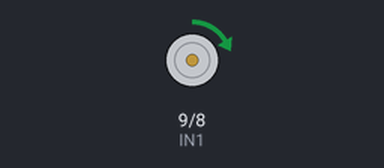
Simulated run of this sketch. Board: Arduino Uno, built with avr-gcc and run on an emulated ATmega328P. Parts: motor-driver pin pairs drawn as motors (green arrow = first pin HIGH = forward, orange = second pin HIGH = backward, longer = more drive, scaled by the enable pin).

Above: at 0.1 s.
At 8.1 s:
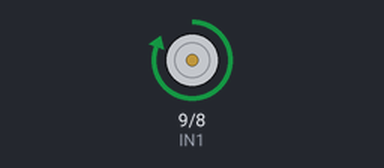
At 23.01 s:
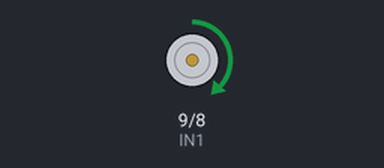
At 39.1 s:
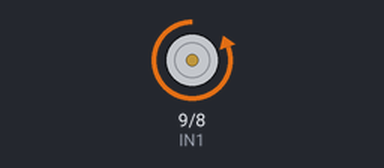
Timing chart, 0 to 40.0 s (numbered marks = the images above):
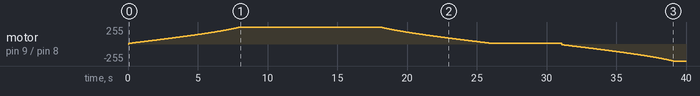

Measured:
- by itself, motor on pin 9 (IN1) / pin 8 (IN2): rises from stopped to forward 255/255 in 8.0 s, then falls to backward 255/255 in 31.0 s

The sketch:

christmasTreeLights.ino
```cpp
int IN1=9;
int IN2=8;
int ENA=10;
int MIN=10;
int color = 0;
int state = 1;

void ChangeWhite() {
    // This is white mode
    digitalWrite(IN1, HIGH);
    digitalWrite(IN2, LOW);
}

void ChangeColor() {
    // This is color mode
    digitalWrite(IN1, LOW);
    digitalWrite(IN2, HIGH);
}

void ChangeState() {
  if(color==1) {
    ChangeWhite();
    color = 0;
  }
  else {
    ChangeColor();
    color = 1;
  }
}

void setup() {
  // put your setup code here, to run once:
  pinMode(IN1,OUTPUT);
  pinMode(IN2,OUTPUT);
  pinMode(ENA,OUTPUT);

  if(color) {
    ChangeColor();
  }
  else {
    ChangeWhite();
  }
  int i = 0;
  for(i = 0 ; i <= MIN; i+=1) {
    analogWrite(ENA, i);
    delay(5);
  }


}

void DelayAdjustment(int index) {
  float b = 40;
  float endValue = 20;
  float mLinear = (endValue - b) / 255;
  float mExp = (endValue - b) / pow(255,2);
  // float delayValue = endValue; // Fixed
  // float delayValue = mLinear * index + b; // Linear
  float delayValue = mExp* pow(index, 2) + b; // Exponential
  delay(int(delayValue));
}

void Brighten() {
  int i = 0;
  for(i = MIN ; i <= 255; i+=1) {
    analogWrite(ENA, i);
    DelayAdjustment(i);
  }
}

void Dim() {
  int i = 0;
  for(i = 255; i >=MIN; i-=1) {
    analogWrite(ENA, i);
    DelayAdjustment(i);
  }

}


void Blinking() {
  Brighten();
  delay(10000);
  Dim();
  delay(5000);
}

void SwitchBlinking() {
  Brighten();
  delay(10000);
  Dim();
  delay(5000);
  ChangeState();
  Brighten();
  delay(10000);
  Dim();
  delay(5000);
  ChangeState();
}


void Solid() {
  analogWrite(ENA, 255);
}

void loop() {
  if(state == 0) {
    Blinking();
  }
  else if(state==1) {
    SwitchBlinking();
  }
  else {
    Solid();
  }
}
```
